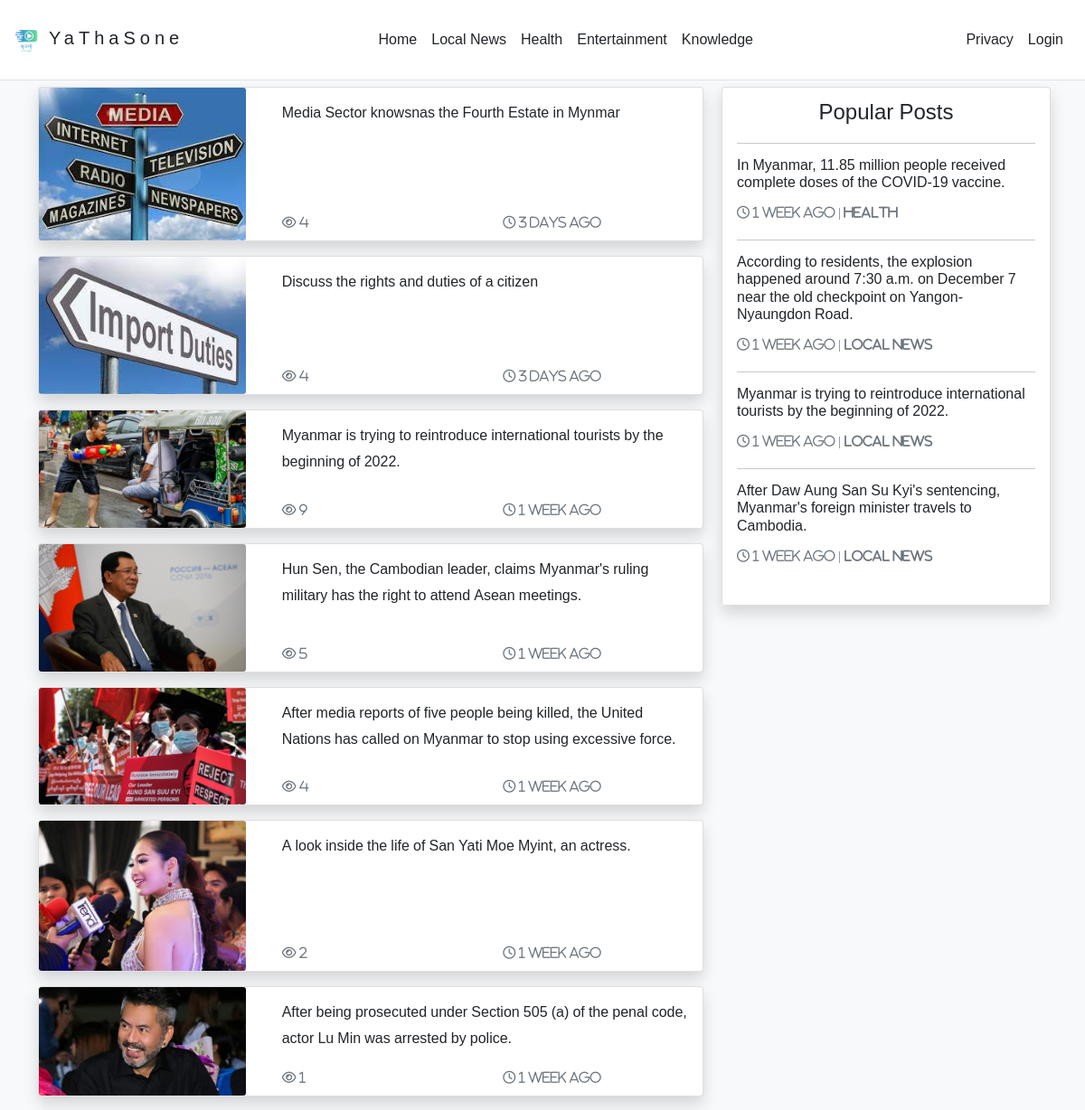
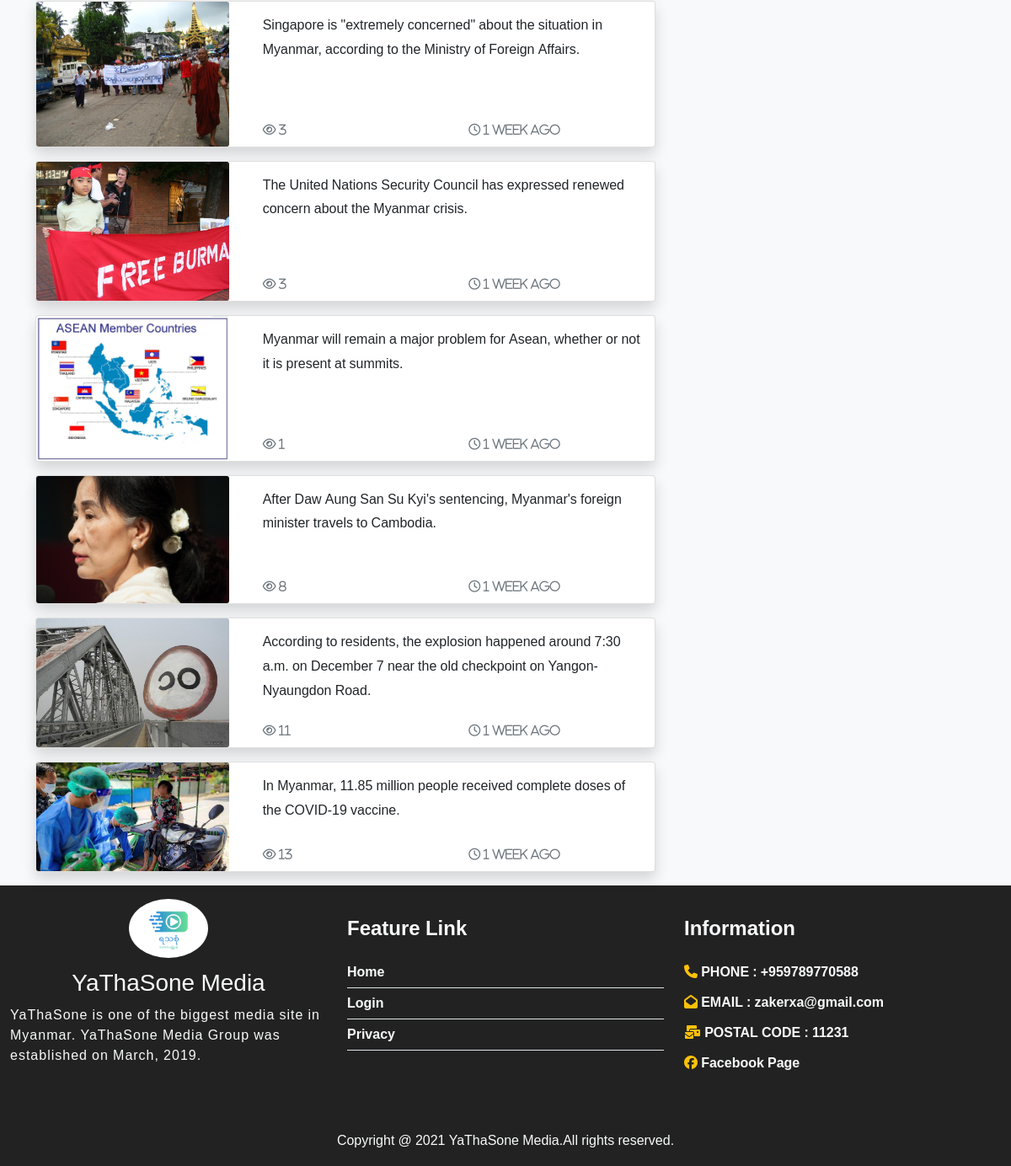
The page / on the database its author committed (2 pictures, top to bottom).
### tables this page shows
CREATE TABLE `site` (
  `id` int(11) NOT NULL,
  `sitename` text NOT NULL,
  `logo` text NOT NULL,
  `modified_date` datetime NOT NULL DEFAULT CURRENT_TIMESTAMP
);

CREATE TABLE `categories` (
  `id` int(11) NOT NULL,
  `name` text NOT NULL
);

CREATE TABLE `blogs` (
  `id` int(11) NOT NULL,
  `title` text NOT NULL,
  `pimg` text NOT NULL,
  `fimg` text NOT NULL,
  `simg` text NOT NULL,
  `timg` text NOT NULL,
  `foimg` text NOT NULL,
  `fiimg` varchar(255) NOT NULL,
  `fcontent` mediumtext NOT NULL,
  `scontent` mediumtext NOT NULL,
  `tcontent` mediumtext NOT NULL,
  `focontent` mediumtext NOT NULL,
  `ficontent` mediumtext NOT NULL,
  `sicontent` mediumtext NOT NULL,
  `secontent` mediumtext NOT NULL,
  `link` varchar(255) NOT NULL,
  `category` int(10) NOT NULL,
  `blog_id` varchar(255) NOT NULL,
  `views` int(13) NOT NULL,
  `created_date` varchar(255) NOT NULL,
  `modified_date` datetime NOT NULL DEFAULT CURRENT_TIMESTAMP
);

### admin/tnc.php (called while the page is built)
<?php
function nc($n, $precision = 1)
{
    if ($n < 900) {
        $n_format = number_format($n, $precision);
        $suffix = '';
    } else if ($n < 900000) {
        $n_format = number_format($n / 1000, $precision);
        $suffix = 'K';
    } else if ($n < 900000000) {
        $n_format = number_format($n / 1000000, $precision);
        $suffix = 'M';
    } else if ($n < 900000000000) {
        $n_format = number_format($n / 1000000000, $precision);
        $suffix = 'B';
    } else {
        $n_format = number_format($n / 1000000000000, $precision);
        $suffix = 'T';
    }
    if ($precision > 0) {
        $dotzero = '.' . str_repeat('0', $precision);
        $n_format = str_replace($dotzero, '', $n_format);
    }
    return $n_format . $suffix;
}
function dnc($datetime, $full = false)
{
    $now = new DateTime;
    $ago = new DateTime($datetime);
    $diff = $now->diff($ago);
    $diff->w = floor($diff->d / 7);
    $diff->d -= $diff->w * 7;
    $string = array(
        'y' => 'year',
        'm' => 'month',
        'w' => 'week',
        'd' => 'day',
        'h' => 'hour',
        'i' => 'minute',
        's' => 'second',
    );
    foreach ($string as $k => &$v) {
        if ($diff->$k) {
            $v = $diff->$k . ' ' . $v . ($diff->$k > 1 ? 's' : '');
        } else {
            unset($string[$k]);
        }
    }
    if (!$full) {
        $string = array_slice($string, 0, 1);
    }
    return $string ? implode(', ', $string) . ' ago' : 'just now';
}
$sitestmt = $pdo->prepare("SELECT * FROM site");
$site = $sitestmt->execute();
$site = $sitestmt->fetch(PDO::FETCH_ASSOC);
$stmtads = $pdo->prepare("SELECT * FROM ads LIMIT 1");
$adsense = $stmtads->execute();
$adsense = $stmtads->fetch(PDO::FETCH_ASSOC);
$stmtmaxview = $pdo->prepare("SELECT * FROM blogs ORDER BY views DESC LIMIT 4");
$maxview = $stmtmaxview->execute();
$maxview = $stmtmaxview->fetchAll();
$mostcat = [];
foreach ($maxview as $key => $value) {
    $blog_id = $maxview[$key]['category'];
    $stmtmostviewcat = $pdo->prepare("SELECT * FROM categories WHERE id=$blog_id");
    $stmtmostviewcat->execute();
    $mostcat[] = $stmtmostviewcat->fetchAll();
}

### index.php (the view, shortened to what this page needs)
<?php
 include "./config/config.php";
 include "admin/tnc.php";
 $stmt   = $pdo->prepare("SELECT * FROM blogs ORDER BY id DESC LIMIT 20");
 $blog   = $stmt->execute();
 $blog   = $stmt->fetchAll();
?>
<!DOCTYPE html>
<html lang="en">
<head>
    <?php include("assets/link.php") ?>
</head>
<body class="bg-light">
 <?php include("./nav.php"); ?>
 <div class="container pt-5" id="yatha">
     <div class="row pt-4 justify-content-center">
       <div  class="col-lg-8 col-12 mt-4">
          <?php foreach($blog as $key => $row){ ?>
            <div  class="card shadow mb-3" style="cursor:pointer">
                <div class="row no-gutters" @click="articles('<?=$row["blog_id"]?>')">
                   <div class="col-md-4">
                     <img src="images/<?=$row['blog_id']?>/<?=$row['pimg']?>" class="card-img" alt="...">
                   </div>
                   <div class="col-md-8">
                       <div class="card-body">
                         <h6 class="card-title pb-2 text-dark text-decoration-none" style="line-height: 1.8em;"><?=$row['title']?></h6>
                          <div class="row text-muted position-absolute w-100" style="bottom: 6px;">
                             <div class="col-6 col-md-4">
                                <p class="card-text mb-0"><small class="text-muted fa fa-eye"> <?=nc($row['views'])?></small></p>
                             </div>
                             <div class="col-6 col-md-4 text-right">
                                <p class="card-text mb-0"><small class="text-muted far fa-clock"> <?=dnc($row['created_date'])?></small></p>
                             </div>
                          </div>
                      </div>
                   </div>
                </div>
            </div>
          <?php } ?>
       </div>
        <div class="col-lg-4 d-none d-lg-block mt-3 position-relative p-0 p-lg-2">
            <div class=" " style="height: 100vh;">
                <div class="p-0 position-sticky bg-light shadow" style="top:95px;">
                   <div class="card">
                      <div class="card-body text-center pl-1 pr-2">
                        <h4 class="card-text font-weight-bold">Popular Posts</h4>
                            <div class="col-12 pb-2 pt-2 p-0">
                                   <?php foreach($maxview as $key => $row){ ?>
                                       <div  class="card border-0  mb-3"style="cursor:pointer" >
                                       <hr class="m-0 p-0">
                                         <div class="row no-gutters" @click="articles('<?=$row["blog_id"]?>')" >
                                               <div class="col-lg-12 text-start">
                                                   <div class="card-body pt-3 pl-3 p-0">
                                                      <h6 class="card-title text-dark font-weight-bold "><?=$row['title']?></h6>
                                                       <div class="pt-1">
                                                          <p class="card-text mb-0">
                                                          <small class="text-muted far fa-clock"> <?=dnc($row['created_date'])?> |
                                                             <b>
                                                                <?= $mostcat[$key][0]['name'] ?>
                                                            </b>
                                                          </small></p>
                                                       </div>
                                                  </div>
                                               </div>
                                         </div>
                                    </div>
                                   <?php } ?>
                               </div>
                      </div>
                    </div>
                </div>
             </div>
             <div class="mt-5 d-none d-lg-block" style="height:50vh">
                <div class="p-0 position-sticky bg-light" style="top:95px;">
                   <?php if($adsense){ ?>
                      <div class="col-12 pt-1 pb-1 p-0">
                      </div>
                    <?php }?>
                </div>
             </div>
        </div>
     </div>
 </div>
 <?php include("./footer.php");?>
</body>
</html>

### assets/link.php (shortened to what this page needs)
<link href="https://cdn.jsdelivr.net/npm/bootstrap@5.0.0-beta3/dist/css/bootstrap.min.css" rel="stylesheet">

### nav.php (shortened to what this page needs)
<?php
$catstmt  = $pdo->prepare("SELECT * FROM categories");
$category = $catstmt->execute();
$category = $catstmt->fetchAll();
?>
<nav class="navbar navbar-expand-lg border-bottom position-fixed w-100" style="font-family: sans-serif;background:#fff;z-index:9999">
  <div class="pl-0 mt-2">
    <h5 class="text-dark text-monospace p-1" style="letter-spacing: 5px;">
      <img src="./images/<?= $site['logo'] ?>" class="pr-1" width="50px" alt="logo" style="border-radius: 50px;"><?= $site['sitename'] ?>
    </h5>
  </div>
  <div class="collapse navbar-collapse" id="navbarNavAltMarkup">
    <ul class="navbar-nav m-md-auto m-3">
      <li class="nav-item">
        <a class="nav-link text-dark" href="./">Home</a>
      </li>
      <?php foreach ($category as $cat) { ?>
        <li class="nav-item">
          <a class="nav-link text-dark" href="cat.php?id=<?= $cat['id'] ?>"><?= $cat['name'] ?></a>
        </li>
      <?php } ?>
    </ul>
    <ul class="navbar-nav ml-md-auto m-3">
       <li class="nav-item">
          <a class="nav-link text-dark" href="privacy.php"> Privacy</a>
        </li>
      <?php if (isset($_COOKIE['id'])) {  ?>
        <li class="nav-item">
          <a class="nav-link text-dark" href="logout.php"> Logout</a>
        </li>
      <?php } else { ?>
        <li class="nav-item">
          <a class="nav-link text-dark" href="login.php"> Login</a>
        </li>
      <?php } ?>
    </ul>
  </div>
</nav>

### footer.php
<div class="footer" style="background-color: #222;">
    <div class="container-fluid">
        <div class="row pt-3 pb-5">
            <div class="col-12 col-lg-4 text-center text-light">
                <img src="images/<?= $site['logo'] ?>" alt="" class="w-25 mb-3" style="border-radius: 100%;">
                <h3><?= $site['sitename'] ?> Media</h3>
                <p class="text-light text-start" style="letter-spacing: 1px;">
                    <?= $site['sitename'] ?> is one of the biggest media site in Myanmar.
                    <?= $site['sitename'] ?> Media Group was established on March, 2019.
                </p>
            </div>
            <div class="col-12 col-lg-4">
                <h4 class="fw-bold pl-3 pb-2 pt-4 text-light">Feature Link</h4>
                <ul class=" p-0" style="list-style: none;">
                    <li class="border-bottom fw-bold pb-1 pt-2"><a style="text-decoration: none;" href="/" class="text-light">Home</a></li>
                    <?php if (isset($_COOKIE['id'])) {  ?>
                        <li class="border-bottom fw-bold pb-1 pt-2">
                            <a style="text-decoration: none;" class="text-light" href="logout.php"> Logout</a>
                        </li>
                    <?php } else { ?>
                        <li class="border-bottom fw-bold pb-1 pt-2">
                            <a style="text-decoration: none;" class="text-light" href="login.php"> Login</a>
                        </li>
                    <?php } ?>
                    <li class="border-bottom fw-bold pb-1 pt-2"><a style="text-decoration: none;" href="privacy.php" class="text-light">Privacy</a></li>
                </ul>
            </div>
            <div class="col-12 col-lg-4">
                <h4 class="fw-bold pl-3 pb-2 pt-4 text-light">Information </h4>
                <ul class=" p-0" style="list-style: none;">
                    <li class="border-left pl-3 pb-1 pt-2"><i class="fa fa-phone text-warning"></i><a  style="text-decoration: none;" href="tel:+959777637858" class="text-light fw-bold pb-1"> PHONE : +959789770588</a></li>
                    <li class="border-left pl-3 pb-1 pt-2"><i class="fas fa-envelope-open text-warning  "></i> <a  style="text-decoration: none;"href="#" class="text-light fw-bold pb-1"> EMAIL : zakerxa@gmail.com</a></li>
                    <li class="border-left pl-3 pb-1 pt-2"><i class="fas fa-mail-bulk text-warning"></i><a  style="text-decoration: none;"href="#" class="text-light fw-bold pb-1"> POSTAL CODE : 11231</a></li>
                    <li class="border-left pl-3 pb-1 pt-2"><i class="fab fa-facebook text-warning"></i><a  style="text-decoration: none;"href="https://web.facebook.com/YaThaSoneWeb/" class="text-light fw-bold pb-1"> Facebook Page</a></li>
                </ul>
            </div>
        </div>
        <div class="row justify-content-center">
            <div class="col-12 text-light text-center">
                <p>Copyright @ <?= date('Y') ?> <?= $site['sitename'] ?> Media.All rights reserved.</p>
            </div>
        </div>
    </div>
</div>

### assets/link.php (style rules this page uses)
body, html { font-family: 'Noto Sans Myanmar', sans-serif; }

### rows shown on the page
site: logo (picture), sitename "YaThaSone"
categories: name "Local News"
categories: name "Health"
categories: name "Entertainment"
categories: name "Knowledge"
blogs: blog+pimg (picture), title "Media Sector knowsnas the Fourth Estate in Mynmar", views "4", created_date "3 days ago"
blogs: blog+pimg (picture), title "Discuss the rights and duties of a citizen", views "4", created_date "3 days ago"
blogs: blog+pimg (picture), title "Myanmar is trying to reintroduce international tourists by the beginning of 2022.", views "9", created_date "1 week ago"
blogs: blog+pimg (picture), title "Hun Sen, the Cambodian leader, claims Myanmar's ruling military has the right to attend Asean meetings.", views "5", created_date "1 week ago"
blogs: blog+pimg (picture), title "After media reports of five people being killed, the United Nations has called on Myanmar to stop using excessive force.", views "4", created_date "1 week ago"
blogs: blog+pimg (picture), title "A look inside the life of San Yati Moe Myint, an actress.", views "2", created_date "1 week ago"
blogs: blog+pimg (picture), title "After being prosecuted under Section 505 (a) of the penal code, actor Lu Min was arrested by police.", views "1", created_date "1 week ago"
blogs: blog+pimg (picture), title "Singapore is \"extremely concerned\" about the situation in Myanmar, according to the Ministry of Foreign Affairs.", views "3", created_date "1 week ago"
blogs: blog+pimg (picture), title "The United Nations Security Council has expressed renewed concern about the Myanmar crisis.", views "3", created_date "1 week ago"
blogs: blog+pimg (picture), title "Myanmar will remain a major problem for Asean, whether or not it is present at summits.", views "1", created_date "1 week ago"
blogs: blog+pimg (picture), title "After Daw Aung San Su Kyi's sentencing, Myanmar's foreign minister travels to Cambodia.", views "8", created_date "1 week ago"
blogs: blog+pimg (picture), title "According to residents, the explosion happened around 7:30 a.m. on December 7 near the old checkpoint on Yangon-Nyaungdon Road.", views "11", created_date "1 week ago"
blogs: blog+pimg (picture), title "In Myanmar, 11.85 million people received complete doses of the COVID-19 vaccine.", views "13", created_date "1 week ago"
